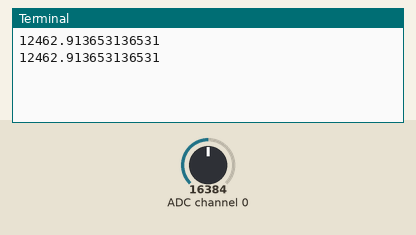
Recording of a program running on a simulated Raspberry Pi (BCM pin numbers). On the bench: the last lines printed to the terminal. The inputs (shaded band) are chosen by the test bench; at power-on: ADC channel 0 = 16384 (analog values on the 0–32767 scale).

Above: at 1.2 s.
1.3 s: ADC channel 0 set to 22936
At 2.6 s:
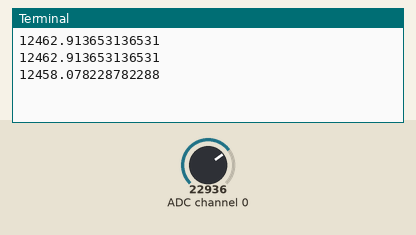
2.8 s: ADC channel 0 set to 28834
At 3.8 s:
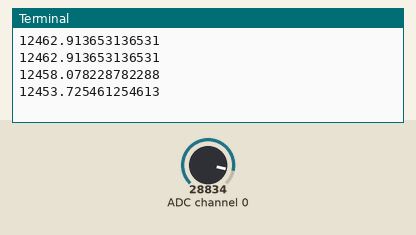
Timing chart, 0 to 5.8 s (numbered marks = the images above; inputs shaded):
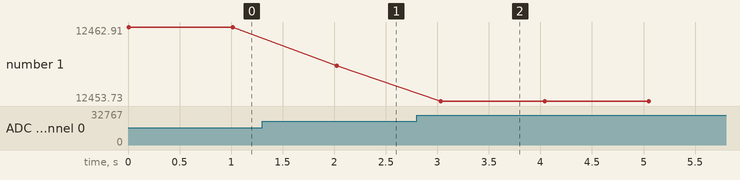

Measured:
- after the input at 1.3 s, the terminal: prints a new line after 0.72 s (image 1)
- after the input at 2.8 s, the terminal: prints a new line after 0.23 s (image 2)
- plotted number 1: 12462.91 → 12458.08 after the input at 1.3 s, 12458.08 → 12453.73 after the input at 2.8 s

The program:

Ph_sensor.py
```python
import board
import busio
import adafruit_ads1x15.ads1115 as ADS
from adafruit_ads1x15.analog_in import AnalogIn
import time

# Create an I2C object
i2c = busio.I2C(board.SCL, board.SDA)

# Create an ADS1115 object
ads = ADS.ADS1115(i2c)

pH_sensor = AnalogIn(ads, ADS.P0)
# Configure the ADS1115 for single-ended input
ads.gain = 1

# Set the slope and intercept values
ads.slope = -0.0007380073800738007
ads.intercept = 12475.00516605166

# Start a loop to read the pH sensor
while True:

    # Read the voltage from the pH sensor
    voltage = pH_sensor.value

    # Calculate the pH
    pH = voltage * ads.slope + ads.intercept

    # Print the pH to the console
    print(pH)

    # Wait for 1 second
    time.sleep(1)
```
